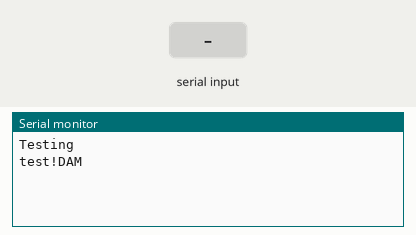
Simulated run of this sketch. Board: Arduino Uno, built with avr-gcc and run on an emulated ATmega328P. Parts: the last lines printed to the serial monitor. The test bench sets the inputs (shaded band).

Above: at 1.2 s.
1.3 s: "1" received over Serial
At 3.5 s:
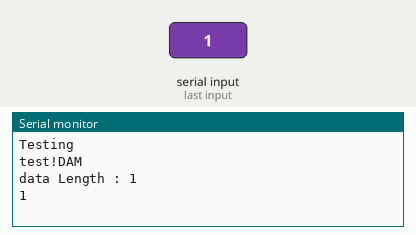
3.8 s: "0" received over Serial
At 5.2 s:
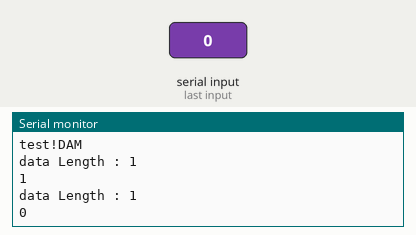
5.3 s: "2" received over Serial
At 6.8 s:
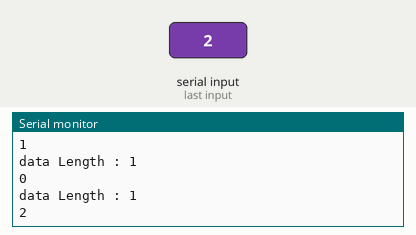

The sketch:

0518_Serial_Basic01.ino
```cpp
void setup() {
  // put your setup code here, to run once:
  Serial.begin(9600);
  Serial.println("Testing");

  // write
  char testarry[4] = {'t','e','s','t'};
  Serial.write(testarry,4);
  Serial.write(33);
  Serial.write("DAM");
  Serial.println();


}

void loop() {
  // put your main code here, to run repeatedly:

  if(Serial.available()){
    char data[50];
    byte dataLength = Serial.readBytes(data, 50);
    Serial.print("data Length : ");
    Serial.println(dataLength);
    Serial.write(data, dataLength);
    Serial.println();
    //float inputData = Serial.parseFloat();
    //int inputData = Serial.parseInt();
    //int inputData = Serial.read();
    //Serial.println(inputData);
    /*
    if(inputData == '1'){
      Serial.println(1);
    }
    else{
      Serial.println("word");
    }
    */

  }
}
```

Measured:
- after the input at 1.3 s, the serial monitor: prints a new line after 1.0 s (image 1)
- after the input at 3.8 s, the serial monitor: prints a new line after 1.0 s (image 2)
- after the input at 5.3 s, the serial monitor: prints a new line after 1.0 s (image 3)
